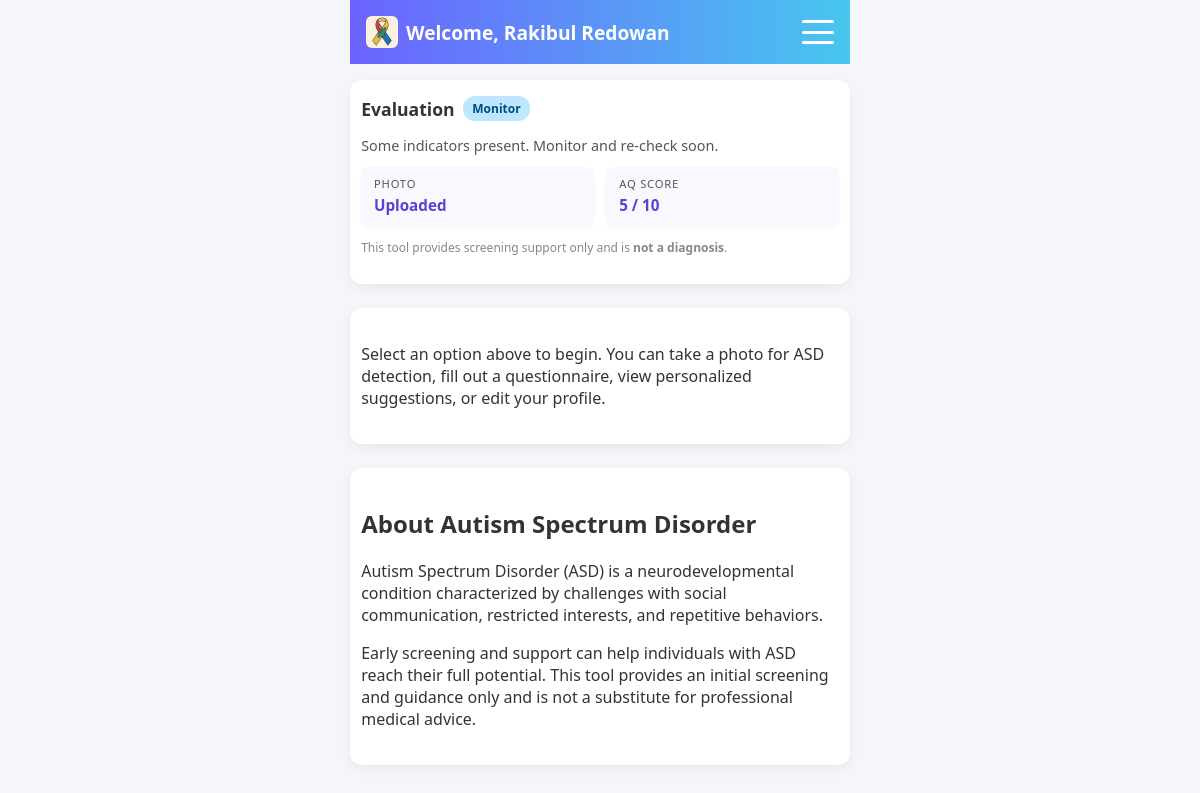
/dashboard.php (signed in), run on the app's committed database.
### tables this page shows
CREATE TABLE users (
        id INTEGER PRIMARY KEY AUTOINCREMENT,
        name TEXT NOT NULL,
        email TEXT NOT NULL UNIQUE,
        password TEXT NOT NULL,
        created_at DATETIME DEFAULT CURRENT_TIMESTAMP,
        profile_photo TEXT
    , age INTEGER, gender TEXT, jaundice TEXT, family_history TEXT);

CREATE TABLE questionnaires (
        id INTEGER PRIMARY KEY AUTOINCREMENT,
        user_id INTEGER NOT NULL,
        answers TEXT NOT NULL,
        score INTEGER NOT NULL,
        created_at DATETIME DEFAULT CURRENT_TIMESTAMP,
        FOREIGN KEY(user_id) REFERENCES users(id)
    );

### config.php (called while the page is built, shortened)
<?php
$DATABASE_PATH = __DIR__ . '/data/app.sqlite';
function get_db() {
    global $DATABASE_PATH;
    $pdo = new PDO('sqlite:' . $DATABASE_PATH);
    $pdo->setAttribute(PDO::ATTR_ERRMODE, PDO::ERRMODE_EXCEPTION);
    return $pdo;
}
function current_user() {
    $pdo = get_db();
    $stmt = $pdo->prepare('SELECT id, name, email, created_at, profile_photo FROM users WHERE id = :id');
    $stmt->execute([':id' => $_SESSION['user_id']]);
    return $stmt->fetch(PDO::FETCH_ASSOC);
}
function get_latest_detection($userId) {
    $pdo = get_db();
    $stmt = $pdo->prepare('SELECT * FROM results WHERE user_id = :user_id ORDER BY created_at DESC LIMIT 1');
    $stmt->execute([':user_id' => $userId]);
    return $stmt->fetch(PDO::FETCH_ASSOC);
}
function get_latest_questionnaire($userId) {
    $pdo = get_db();
    $stmt = $pdo->prepare('SELECT * FROM questionnaires WHERE user_id = :user_id ORDER BY created_at DESC LIMIT 1');
    $stmt->execute([':user_id' => $userId]);
    return $stmt->fetch(PDO::FETCH_ASSOC);
}

### dashboard.php (the view, shortened to what this page needs)
<?php
require_once __DIR__ . '/config.php';
$user = current_user();
$userId = $_SESSION['user_id'];
$latestDetection = get_latest_detection($userId);
$latestQuestionnaire = get_latest_questionnaire($userId);
$photoUploaded = ($latestDetection !== null);
$classification = null;
$note = '';
$badgeClass = '';
$score = null;
$totalQuestions = 0;
if ($latestQuestionnaire) {
    $answers = json_decode($latestQuestionnaire['answers'], true);
    $score = $latestQuestionnaire['score'];
    $totalQuestions = is_array($answers) ? count($answers) : 0;
}
if ($photoUploaded && $latestQuestionnaire) {
    if ($score !== null && $score >= 6) {
        $classification = 'ASD';
        $badgeClass = 'badge-asd';
        $note = 'Elevated indicators detected. Consider consulting a professional.';
    } elseif ($score !== null && $score >= 4) {
        $classification = 'Monitor';
        $badgeClass = 'badge-monitor';
        $note = 'Some indicators present. Monitor and re‑check soon.';
    } else {
        $classification = 'No ASD';
        $badgeClass = 'badge-noas';
        $note = 'No immediate concerns from current inputs.';
    }
}
?>
<!DOCTYPE html>
<html lang="en">
<head>
    <link rel="stylesheet" href="assets/styles.css">
</head>
<body>
    <div class="mobile-header">
        <div class="logo-name">
            <img src="assets/autism_art.png" alt="ASD art">
            <span>Welcome, <?= htmlspecialchars($user['name']) ?></span>
        </div>
        <label for="menu-toggle" class="burger" aria-label="Toggle navigation">
            <span></span>
            <span></span>
            <span></span>
        </label>
    </div>
    <main>
<?php if ($classification): ?>
        <div class="evaluation-card">
            <h2>Evaluation <span class="badge <?= $badgeClass ?>"><?= $classification ?></span></h2>
            <p class="evaluation-note"><?= htmlspecialchars($note) ?></p>
            <div class="stat-group">
                <div class="stat-chip">
                    <span class="stat-label">Photo</span>
                    <span class="stat-value"><?= $photoUploaded ? 'Uploaded' : 'Missing' ?></span>
                </div>
                <div class="stat-chip">
                    <span class="stat-label">AQ Score</span>
                    <span class="stat-value"><?= ($score !== null) ? htmlspecialchars($score) . ' / ' . $totalQuestions : 'N/A' ?></span>
                </div>
            </div>
            <p class="disclaimer">This tool provides screening support only and is <strong>not a diagnosis</strong>.</p>
        </div>
<?php endif; ?>
        <div class="container">
            <p>Select an option above to begin. You can take a photo for ASD detection, fill out a questionnaire, view personalized suggestions, or edit your profile.</p>
        </div>
        <div class="container">
            <h2>About Autism Spectrum Disorder</h2>
            <p>Autism Spectrum Disorder (ASD) is a neurodevelopmental condition characterized by challenges with social communication, restricted interests, and repetitive behaviors.</p>
            <p>Early screening and support can help individuals with ASD reach their full potential. This tool provides an initial screening and guidance only and is not a substitute for professional medical advice.</p>
        </div>
    </main>
</body>
</html>

### assets/styles.css (style rules this page uses)
html, body { width: 100%; min-height: 100vh; overflow-x: hidden; }
* { box-sizing: border-box; }
body { margin: 0; padding: 0; font-family: 'Segoe UI', Tahoma, sans-serif; background-color: #f5f6fa; color: #333; }
:root { --primary-color: #6C63FF; --primary-dark: #5245cf; --accent-color: #48C6EF; --background-card: #ffffff; --background-page: #f5f6fa; --text-color: #333; }
main { padding: 1rem; display: flex; flex-direction: column; align-items: center; }
.container { width: 100%; max-width: 500px; background-color: var(--background-card); padding: 1.2rem 0.7rem; box-sizing: border-box; border-radius: 12px; box-shadow: 0 4px 12px rgba(0,0,0,0.06); margin-bottom: 1.5rem; }
.mobile-header { background: linear-gradient(90deg, var(--primary-color) 0%, var(--accent-color) 100%); color: #fff; display: flex; align-items: center; justify-content: space-between; padding: 1rem; position: relative; width: 100%; max-width: 500px; margin: 0 auto; }
.logo-name { display: flex; align-items: center; gap: 0.5rem; font-size: 1.2rem; font-weight: 600; }
.logo-name img { width: 32px; height: 32px; border-radius: 6px; object-fit: cover; }
.burger { width: 32px; height: 24px; position: relative; display: flex; flex-direction: column; justify-content: space-between; cursor: pointer; transition: transform 0.3s ease; }
.burger span { display: block; height: 3px; background: #fff; border-radius: 2px; transition: transform 0.3s ease, opacity 0.3s ease; }
.evaluation-card { background-color: var(--background-card); padding: 1rem 0.7rem; box-sizing: border-box; border-radius: 12px; box-shadow: 0 4px 12px rgba(0,0,0,0.06); margin-bottom: 1.5rem; width: 100%; max-width: 500px; text-align: left; }
.evaluation-card h2 { margin-top: 0; font-size: 1.1rem; font-weight: 600; display: flex; align-items: center; gap: 0.5rem; }
.badge { display: inline-block; padding: 0.25rem 0.6rem; border-radius: 12px; font-size: 0.75rem; font-weight: 600; }
.badge-monitor { background-color: #bde6ff; color: #004c7a; }
.evaluation-note { font-size: 0.9rem; margin: 0.75rem 0; color: #555; }
.stat-group { width: 100%; box-sizing: border-box; display: flex; gap: 0.8rem; flex-wrap: wrap; }
.stat-label { display: block; font-size: 0.7rem; text-transform: uppercase; letter-spacing: 0.05rem; margin-bottom: 0.2rem; color: #555; }
.stat-value { font-size: 0.95rem; font-weight: 600; color: var(--primary-dark); }
.disclaimer { font-size: 0.75rem; color: #888; margin-top: 0.8rem; }

### data on the page
users: name "Rakibul Redowan"
questionnaires: score "Monitor", score "Some indicators present. Monitor and re‑check soon.", score "5", answers "10"
